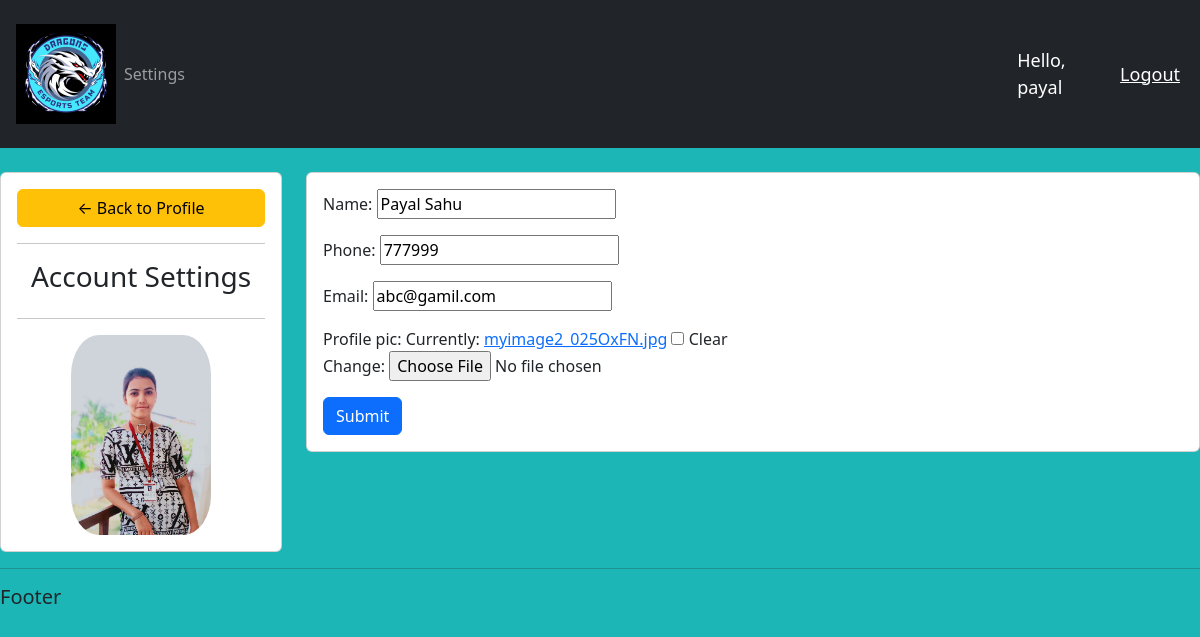
/account/ (signed in), run on the app's committed database.
### accounts/models.py (models this page shows, shortened)
class Customer(models.Model):
    user = models.OneToOneField(User, null=True, blank=True, on_delete=models.CASCADE)
    name = models.CharField(max_length=200, null=True)
    phone = models.CharField(max_length=200, null=True)
    email = models.CharField(max_length=200, null=True)
    profile_pic = models.ImageField( default="profile.png", null=True, blank=True)
    date_created = models.DateTimeField(auto_now_add=True, null=True)

### accounts/decorators.py (the view)
      def wrapper_func(request, *args, **kwargs):
         group = None
         if request.user.groups.exists():
            group = request.user.groups.all()[0].name
         if group in allowed_roles:
            return view_func(request, *args, **kwargs)
         else:
            return HttpResponse('You are not authorized to view this page')

### accounts/forms.py
class CustomerForm(ModelForm):
    class Meta:
        model = Customer
        fields = '__all__'
        exclude = ['user']

### accounts/views.py (called while the page is built)
@login_required(login_url='login')
@allowed_users(allowed_roles=['customer'])
def accountSettings(request):
    customer = request.user.customer
    form = CustomerForm(instance=customer)
    if request.method =='POST':
        form = CustomerForm(request.POST, request.FILES, instance=customer)
        if form.is_valid():
            form.save()
    context = {'form': form}
    return render(request, 'accounts/account_settings.html', context)

### accounts/templates/accounts/account_settings.html (shortened to what this page needs)
{%  extends 'accounts/main.html' %}
{% load static %}
{% block content %}
<br>
<div class="row">
	<div class="col-md-3">
		<div class="card card-body">
			<a class="btn btn-warning" href="{% url 'home' %}"> &#8592; Back to Profile</a>
			<hr>
			<h3 style="text-align: center">Account Settings</h3>
			<hr>
			<img class="profile-pic"  src="{% if request.user.customer.profile_pic %}{{ request.user.customer.profile_pic.url }}{% else %}{% static 'path/to/default/image.jpg' %}{% endif %}" >
		</div>
	</div>
	<div class="col-md-9">
		<div class="card card-body">
			<form method="POST" action="" enctype="multipart/form-data">
				{{form.as_p}}
			<input class="btn btn-primary" type="submit" name="Update Information">
			</form>
		</div>
	</div>
</div>
{% endblock %}

### accounts/templates/accounts/navbar.html (shortened to what this page needs)
{% load static %}
<nav class="navbar navbar-expand-lg navbar-dark bg-dark">
    <div class="container-fluid p-3">
       <img src="{% static '/images/logo.webp' %}" alt="logo" id="logo">
      <div class="collapse navbar-collapse" id="navbarNav">
        <ul class="navbar-nav">
          {% if request.user.is_staff%}
          <li class="nav-item">
            <a class="nav-link active" id="my-id" aria-current="page" href="{% url 'home'%}">Dashboard</a>
          </li>
          <li class="nav-item">
            <a class="nav-link" href="{% url 'products'%}">Products</a>
          </li>
          {%else%}
          <li class="nav-item">
            <a class="nav-link" href="{% url 'account'%}">Settings</a>
          {% endif%}
        </ul>
      </div>
    </div>
    <span class="hello-msg">Hello, {{request.user}} </span>
    <span><a class="hello-msg" href = "{%url 'logout'%}">Logout</a></span>
  </nav>

### static/css/main.css (style rules this page uses)
body { background-color:rgb(29, 182, 182); }
#logo { width: 100px; color: tomato; }

### accounts/templates/accounts/navbar.html (style rules this page uses)
.hello-msg { font-size: 18px; color: #fff; margin-right: 20px; }

### accounts/templates/accounts/account_settings.html (style rules this page uses)
.profile-pic { max-width: 200px; max-height:200px; margin: 0 auto; border-radius: 20%; }

### data on the page
Customer: name "Payal Sahu", phone "777999", email "abc@gamil.com"

### other printed values
{{ request.user }} "payal"
